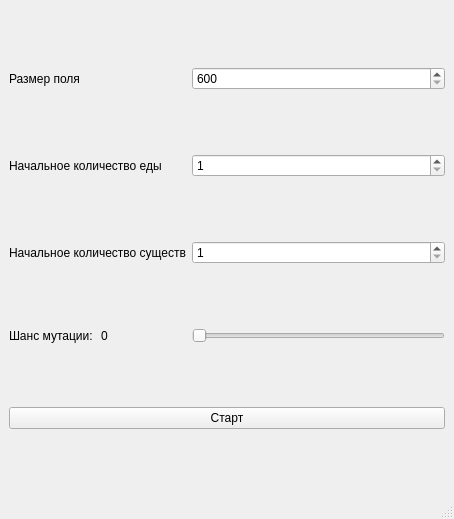
<?xml version="1.0" encoding="UTF-8"?>
<ui version="4.0">
 <class>MainWindow</class>
 <widget class="QMainWindow" name="MainWindow">
  <property name="geometry">
   <rect>
    <x>0</x>
    <y>0</y>
    <width>454</width>
    <height>519</height>
   </rect>
  </property>
  <property name="sizePolicy">
   <sizepolicy hsizetype="Fixed" vsizetype="Fixed">
    <horstretch>0</horstretch>
    <verstretch>0</verstretch>
   </sizepolicy>
  </property>
  <property name="windowTitle">
   <string>MainWindow</string>
  </property>
  <widget class="QWidget" name="centralwidget">
   <property name="maximumSize">
    <size>
     <width>455</width>
     <height>16777215</height>
    </size>
   </property>
   <layout class="QGridLayout" name="gridLayout_3">
    <item row="1" column="1">
     <widget class="QSpinBox" name="foodCountBox">
      <property name="minimum">
       <number>1</number>
      </property>
      <property name="maximum">
       <number>1000</number>
      </property>
     </widget>
    </item>
    <item row="2" column="0">
     <widget class="QLabel" name="labelBacteria">
      <property name="text">
       <string>Начальное количество существ</string>
      </property>
     </widget>
    </item>
    <item row="0" column="0">
     <widget class="QLabel" name="labelField">
      <property name="text">
       <string>Размер поля</string>
      </property>
     </widget>
    </item>
    <item row="1" column="0">
     <widget class="QLabel" name="labelFood">
      <property name="text">
       <string>Начальное количество еды</string>
      </property>
     </widget>
    </item>
    <item row="0" column="1">
     <widget class="QSpinBox" name="fieldSizeBox">
      <property name="minimum">
       <number>600</number>
      </property>
      <property name="maximum">
       <number>5000</number>
      </property>
     </widget>
    </item>
    <item row="2" column="1">
     <widget class="QSpinBox" name="bacteriaCountBox">
      <property name="minimum">
       <number>1</number>
      </property>
      <property name="maximum">
       <number>20</number>
      </property>
     </widget>
    </item>
    <item row="3" column="0">
     <layout class="QHBoxLayout" name="horizontalLayout">
      <item>
       <widget class="QLabel" name="labelChance">
        <property name="text">
         <string>Шанс мутации:</string>
        </property>
       </widget>
      </item>
      <item>
       <widget class="QLabel" name="labelChanceNum">
        <property name="text">
         <string>0</string>
        </property>
       </widget>
      </item>
     </layout>
    </item>
    <item row="3" column="1">
     <widget class="QSlider" name="mutationChanceSlider">
      <property name="font">
       <font>
        <pointsize>10</pointsize>
       </font>
      </property>
      <property name="maximum">
       <number>100</number>
      </property>
      <property name="orientation">
       <enum>Qt::Horizontal</enum>
      </property>
     </widget>
    </item>
    <item row="4" column="0" colspan="2">
     <widget class="QPushButton" name="startButton">
      <property name="text">
       <string>Старт</string>
      </property>
     </widget>
    </item>
   </layout>
  </widget>
  <widget class="QMenuBar" name="menubar">
   <property name="geometry">
    <rect>
     <x>0</x>
     <y>0</y>
     <width>454</width>
     <height>17</height>
    </rect>
   </property>
  </widget>
  <widget class="QStatusBar" name="statusbar"/>
 </widget>
 <resources/>
 <connections/>
</ui>
